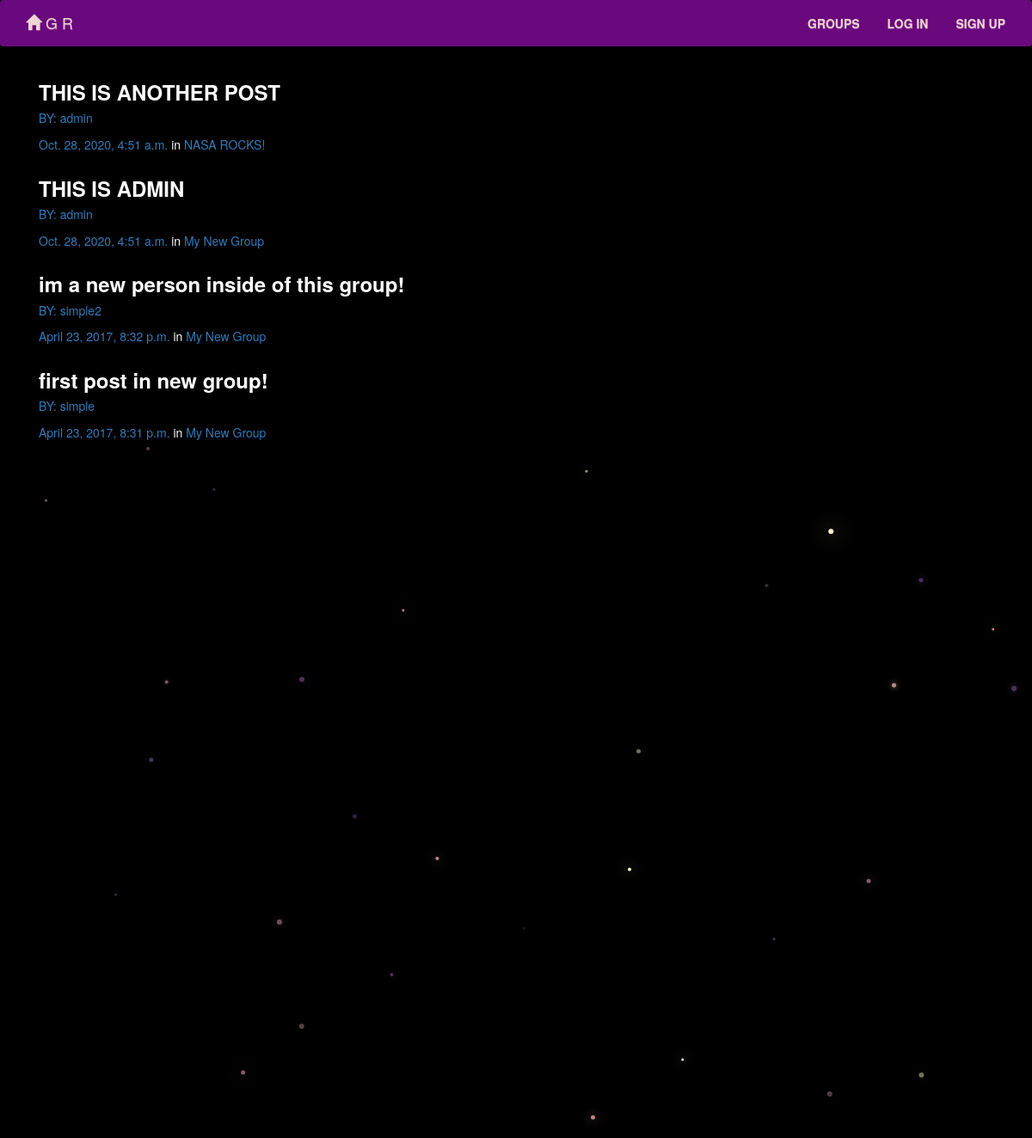
The app's page /posts/, older data.
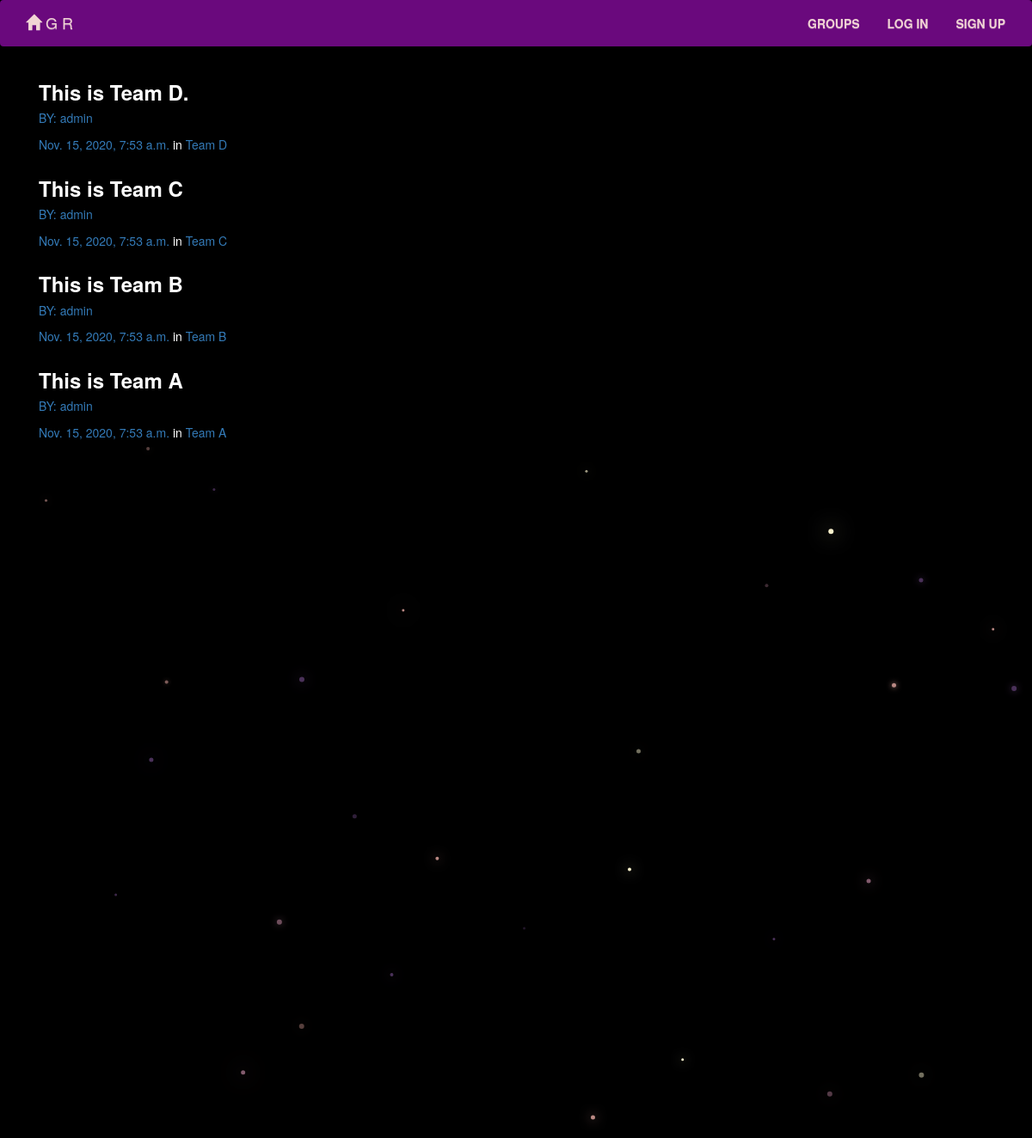
The same page, newer data.
### posts/models.py (models this page shows, shortened)
class Post(models.Model):
    user = models.ForeignKey(User, related_name="posts",on_delete=models.CASCADE,)
    created_at = models.DateTimeField(auto_now=True)
    message = models.TextField()
    message_html = models.TextField(editable=False)
    group = models.ForeignKey(Group, related_name="posts",null=True, blank=True,on_delete=models.CASCADE,)
    class Meta:
        ordering = ["-created_at"]
        unique_together = ["user", "message"]

### groups/models.py (models this page shows, shortened)
class Group(models.Model):
    name = models.CharField(max_length=255, unique=True)
    slug = models.SlugField(allow_unicode=True, unique=True)
    description = models.TextField(blank=True, default='')
    description_html = models.TextField(editable=False, default='', blank=True)
    members = models.ManyToManyField(User,through="GroupMember")
    class Meta:
        ordering = ["name"]

### posts/views.py (the view)
class PostList(SelectRelatedMixin, generic.ListView):
    model = models.Post
    select_related = ("user", "group")

### posts/templates/posts/post_list.html (shortened to what this page needs)
{% extends "posts/post_base.html" %}
{% load humanize %}
{% block post_content %}
<div class="col-md-8">
	{% for post in post_list %}
  {% include "posts/_post.html" %}
	{% endfor %}
</div>
{% endblock %}

### posts/templates/posts/_post.html (shortened to what this page needs)
	<div  class="post media">
		<h3><strong>{{ post.message_html|safe }}</</strong></h3>
		<div class="media-body">
			<h5 class="media-heading">
				<span class="username"><a href="{% url 'posts:for_user' username=post.user.username %}">BY: {{ post.user.username }}</a></span>
			<br><br>	<time class="time"><a href="{% url 'posts:single' username=post.user.username pk=post.pk %}">{{ post.created_at }}</a></time>
				{% if post.group %}
				<span class="group-name"> in  <a href="#">{{ post.group.name }}</a></span>
				{% endif %}
			</h5>
		</div>
	</div>

Row changes from the older to the newer data that the page shows:
removed Post: message_html "THIS IS ANOTHER POST", user.username "admin", created_at "Oct. 28, 2020, 4:51 a.m.", group.name "NASA ROCKS!"
removed Post: message_html "THIS IS ADMIN", user.username "admin", created_at "Oct. 28, 2020, 4:51 a.m.", group.name "My New Group"
removed Post: message_html "im a new person inside of this group!", user.username "simple2", created_at "April 23, 2017, 8:32 p.m.", group.name "My New Group"
removed Post: message_html "first post in new group!", user.username "simple", created_at "April 23, 2017, 8:31 p.m.", group.name "My New Group"
added Post: message_html "This is Team D.", user.username "admin", created_at "Nov. 15, 2020, 7:53 a.m.", group.name "Team D"
added Post: message_html "This is Team C", user.username "admin", created_at "Nov. 15, 2020, 7:53 a.m.", group.name "Team C"
added Post: message_html "This is Team B", user.username "admin", created_at "Nov. 15, 2020, 7:53 a.m.", group.name "Team B"
added Post: message_html "This is Team A", user.username "admin", created_at "Nov. 15, 2020, 7:53 a.m.", group.name "Team A"
